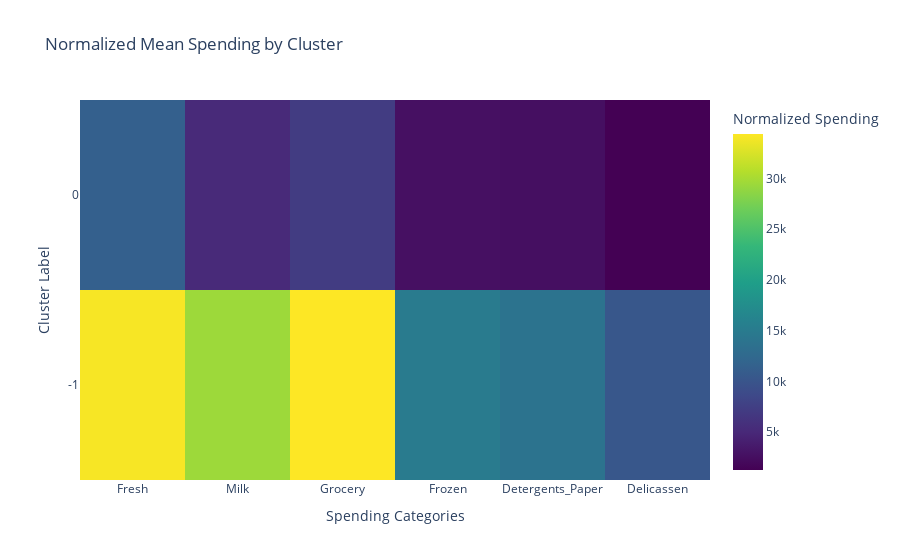

Notebook cell for this chart:
### Code cell
# Create a Plotly heatmap
fig = go.Figure(data=go.Heatmap(
    z=grouped.values,
    x=grouped.columns,
    y=grouped.index,
    colorscale='Viridis',  # You can change this to any color scale you prefer
    colorbar=dict(title='Normalized Spending')))

fig.update_layout(
    title='Normalized Mean Spending by Cluster',
    xaxis_title='Spending Categories',
    yaxis_title='Cluster Label',
    yaxis=dict(type='category')
)

### Figure 1 — Plotly figure (JSON) as saved in the notebook; plotly's stock layout.template omitted (floating-point values rounded to 4 significant figures)
{"data": [{"colorbar": {"title": {"text": "Normalized Spending"}}, "colorscale": [[0, "#440154"], [0.1111, "#482878"], [0.2222, "#3e4989"], [0.3333, "#31688e"], [0.4444, "#26828e"], [0.5556, "#1f9e89"], [0.6667, "#35b779"], [0.7778, "#6ece58"], [0.8889, "#b5de2b"], [1, "#fde725"]], "type": "heatmap", "x": ["Fresh", "Milk", "Grocery", "Frozen", "Detergents_Paper", "Delicassen"], "y": [-1, 0], "z": [[34080.0, 29460.0, 34380.0, 14930.0, 13870.0, 10310.0], [11380.0, 5133.0, 7210.0, 2739.0, 2573.0, 1279.0]]}], "layout": {"autosize": true, "title": {"text": "Normalized Mean Spending by Cluster"}, "xaxis": {"autorange": true, "range": [-0.5, 5.5], "title": {"text": "Spending Categories"}, "type": "category"}, "yaxis": {"autorange": true, "range": [-0.5, 1.5], "title": {"text": "Cluster Label"}, "type": "category"}}}
